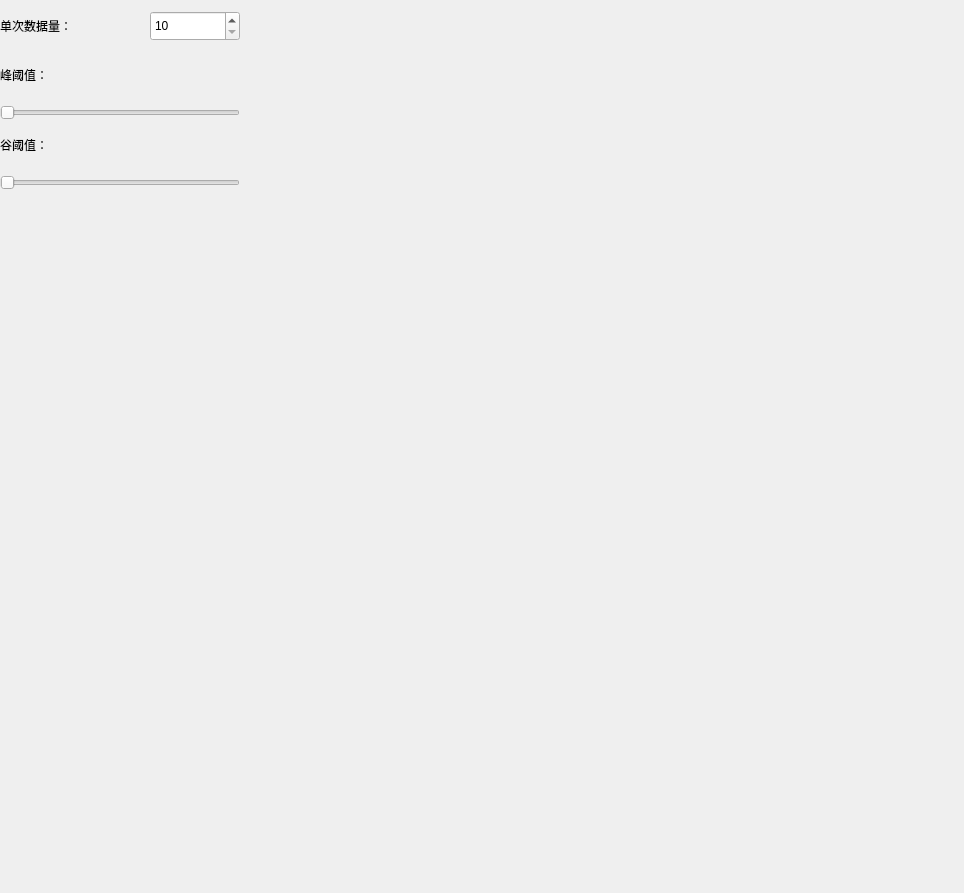
<?xml version="1.0" encoding="UTF-8"?>
<ui version="4.0">
 <class>RainFlowCount</class>
 <widget class="QWidget" name="RainFlowCount">
  <property name="geometry">
   <rect>
    <x>0</x>
    <y>0</y>
    <width>964</width>
    <height>893</height>
   </rect>
  </property>
  <property name="windowTitle">
   <string>Form</string>
  </property>
  <widget class="QWidget" name="widget_serialcom" native="true">
   <property name="geometry">
    <rect>
     <x>0</x>
     <y>0</y>
     <width>240</width>
     <height>610</height>
    </rect>
   </property>
   <property name="minimumSize">
    <size>
     <width>240</width>
     <height>610</height>
    </size>
   </property>
   <property name="maximumSize">
    <size>
     <width>240</width>
     <height>610</height>
    </size>
   </property>
   <widget class="QWidget" name="widget" native="true">
    <property name="geometry">
     <rect>
      <x>0</x>
      <y>0</y>
      <width>240</width>
      <height>52</height>
     </rect>
    </property>
    <property name="sizePolicy">
     <sizepolicy hsizetype="Fixed" vsizetype="Fixed">
      <horstretch>0</horstretch>
      <verstretch>0</verstretch>
     </sizepolicy>
    </property>
    <property name="minimumSize">
     <size>
      <width>240</width>
      <height>52</height>
     </size>
    </property>
    <property name="maximumSize">
     <size>
      <width>240</width>
      <height>52</height>
     </size>
    </property>
    <layout class="QHBoxLayout" name="horizontalLayout">
     <item>
      <widget class="QLabel" name="label">
       <property name="text">
        <string>单次数据量：</string>
       </property>
      </widget>
     </item>
     <item>
      <widget class="QSpinBox" name="spinBox">
       <property name="sizePolicy">
        <sizepolicy hsizetype="Fixed" vsizetype="Fixed">
         <horstretch>0</horstretch>
         <verstretch>0</verstretch>
        </sizepolicy>
       </property>
       <property name="minimumSize">
        <size>
         <width>90</width>
         <height>30</height>
        </size>
       </property>
       <property name="maximumSize">
        <size>
         <width>90</width>
         <height>30</height>
        </size>
       </property>
       <property name="minimum">
        <number>10</number>
       </property>
       <property name="maximum">
        <number>1000</number>
       </property>
      </widget>
     </item>
    </layout>
   </widget>
   <widget class="QWidget" name="widget_2" native="true">
    <property name="geometry">
     <rect>
      <x>0</x>
      <y>50</y>
      <width>240</width>
      <height>70</height>
     </rect>
    </property>
    <property name="sizePolicy">
     <sizepolicy hsizetype="Fixed" vsizetype="Fixed">
      <horstretch>0</horstretch>
      <verstretch>0</verstretch>
     </sizepolicy>
    </property>
    <property name="minimumSize">
     <size>
      <width>240</width>
      <height>70</height>
     </size>
    </property>
    <property name="maximumSize">
     <size>
      <width>240</width>
      <height>70</height>
     </size>
    </property>
    <layout class="QVBoxLayout" name="verticalLayout">
     <item>
      <widget class="QLabel" name="label_2">
       <property name="text">
        <string>峰阈值：</string>
       </property>
      </widget>
     </item>
     <item>
      <widget class="QSlider" name="horizontalSlider">
       <property name="orientation">
        <enum>Qt::Horizontal</enum>
       </property>
      </widget>
     </item>
    </layout>
   </widget>
   <widget class="QWidget" name="widget_3" native="true">
    <property name="geometry">
     <rect>
      <x>0</x>
      <y>120</y>
      <width>240</width>
      <height>70</height>
     </rect>
    </property>
    <property name="sizePolicy">
     <sizepolicy hsizetype="Fixed" vsizetype="Fixed">
      <horstretch>0</horstretch>
      <verstretch>0</verstretch>
     </sizepolicy>
    </property>
    <property name="minimumSize">
     <size>
      <width>240</width>
      <height>70</height>
     </size>
    </property>
    <property name="maximumSize">
     <size>
      <width>240</width>
      <height>70</height>
     </size>
    </property>
    <layout class="QVBoxLayout" name="verticalLayout_2">
     <item>
      <widget class="QLabel" name="label_3">
       <property name="text">
        <string>谷阈值：</string>
       </property>
      </widget>
     </item>
     <item>
      <widget class="QSlider" name="horizontalSlider_2">
       <property name="orientation">
        <enum>Qt::Horizontal</enum>
       </property>
      </widget>
     </item>
    </layout>
   </widget>
  </widget>
 </widget>
 <resources/>
 <connections/>
</ui>
